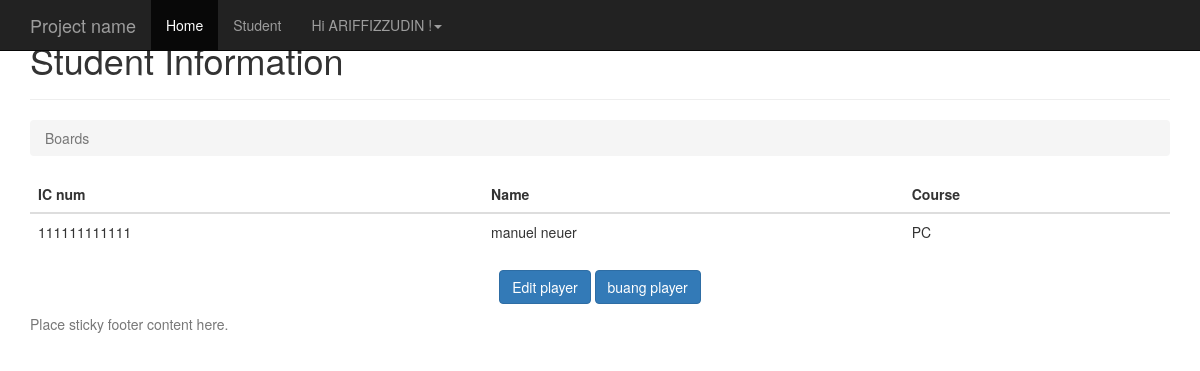
/1/ (signed in), run on an earlier commit of the app's database.
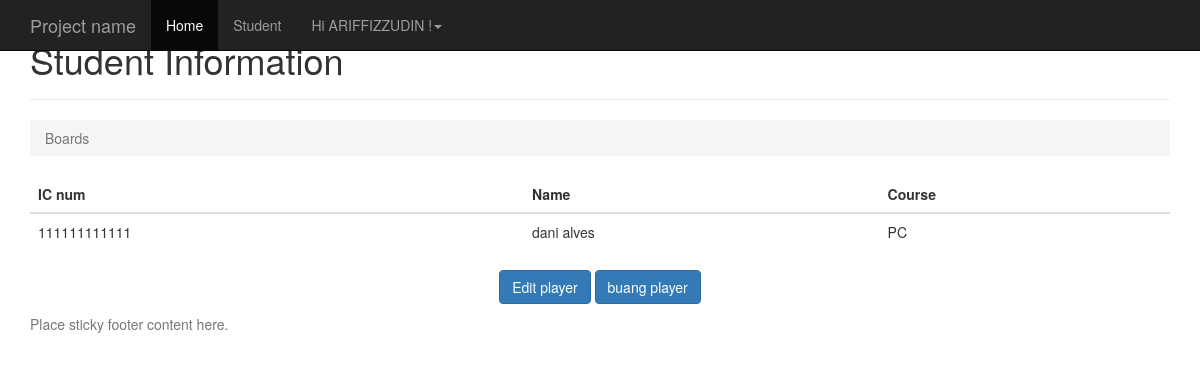
And on a later commit of the database.
### student/models.py (models this page shows, shortened)
class Student(models.Model):
	PROGRAMMING = 'PR'
	NETWORKING = 'NT'
	PCTECH = 'PC'
	COURSE_CHOICES = (
		(PROGRAMMING,'Programming'),
		(NETWORKING,'Networking'),
		(PCTECH,'PC Technician'),
	)
	icnum = models.CharField('IC Number',max_length=12,unique=True,blank=False,null=False)
	name = models.CharField('name',max_length=300,blank=False,null=False)
	course = models.CharField('Coursework',max_length=2,choices=COURSE_CHOICES,default=PCTECH)
	createdby = models.ForeignKey('auth.User',on_delete=models.CASCADE)
	created_date = models.DateTimeField('Created Date',auto_now_add=True)

### student/views.py (the view)
# urls.py: url(r'^(?P<pk>\d+)/$', views.student_detail, name='student_detail'),
@login_required(login_url='/accounts/login/')
def student_detail(request,pk):
    student = get_object_or_404(Student, pk=pk)
    return render(request, 'student/student_detail.html', {'student': student})

### templates/student/student_detail.html
{% extends 'base.html' %}
{% block content %}
      <div class="page-header">
        <h1>Student Information</h1>
      </div>
      <ol class="breadcrumb my-4">
        <li class="breadcrumb-item active">Boards</li>
      </ol>
      <table class="table">
        <thead class="thead-inverse">
          <tr>
            <th>IC num</th>
            <th>Name</th>
            <th>Course</th>
          </tr>
        </thead>
        <tbody>
            <tr>
              <td>
                {{ student.icnum }}
              </td>
              <td class="align-middle">{{ student.name }}</td>
              <td class="align-middle">{{ student.course }}</td>
            </tr>
        </tbody>
	  </table>
     <p class="text-center">
      <a href="{% url 'student_edit' student.pk %}" class="btn btn-primary" >Edit player</a>
      <a href="{% url 'student_remove' student.pk %}" class="btn btn-primary" >buang player</a>
    </p>
{% endblock %}

### templates/base.html (shortened to what this page needs)
{% load static %}
{% load i18n %}
<!DOCTYPE html>
<html lang="en">
  <head>
    <link href="http://getbootstrap.com/docs/3.3/dist/css/bootstrap.min.css" rel="stylesheet">
    <link href="http://getbootstrap.com/docs/3.3/assets/css/ie10-viewport-bug-workaround.css" rel="stylesheet">
    <link href="http://getbootstrap.com/docs/3.3/examples/sticky-footer-navbar/sticky-footer-navbar.css" rel="stylesheet">
  </head>
  <body>
    {% block navbar %}
    <nav class="navbar navbar-inverse navbar-fixed-top">
      <div class="container">
        <div class="navbar-header">
          <a class="navbar-brand" href="#">Project name</a>
        </div>
        <div id="navbar" class="collapse navbar-collapse">
          <ul class="nav navbar-nav">
            {% block home_navbar %}<li class="active"><a href="/">Home</a></li>{% endblock %}
            {% block student_navbar %}<li><a href="{% url 'student_home' %}">Student</a></li>{% endblock %}
            {% block user_navbar %}
              {% if user.is_authenticated %}
                <li class="dropdown">
                  <a href="#" class="dropdown-toggle" data-toggle="dropdown" role="button" aria-haspopup="true" aria-expanded="false"></span> Hi {{ user.username }} !<span class="caret"></span></a>
                </li>
              {% else %}
                <li><a href="/accounts/login/">Sign In</a></li>
                <li><a href="/accounts/signup/">Sign Up</a></li>
              {% endif %}
            {% endblock %}
          </ul>
        </div>
      </div>
    </nav>
    {% endblock %}
    <div class="container">
      {% block content %}{% endblock %}
    </div>
    {% block footer %}
    <footer class="footer">
      <div class="container">
        <p class="text-muted">Place sticky footer content here.</p>
      </div>
    </footer>
    {% endblock %}
  </body>
</html>

What changed in the data, as far as the page shows it:
changed Student "PC": name "manuel neuer" → "dani alves"
